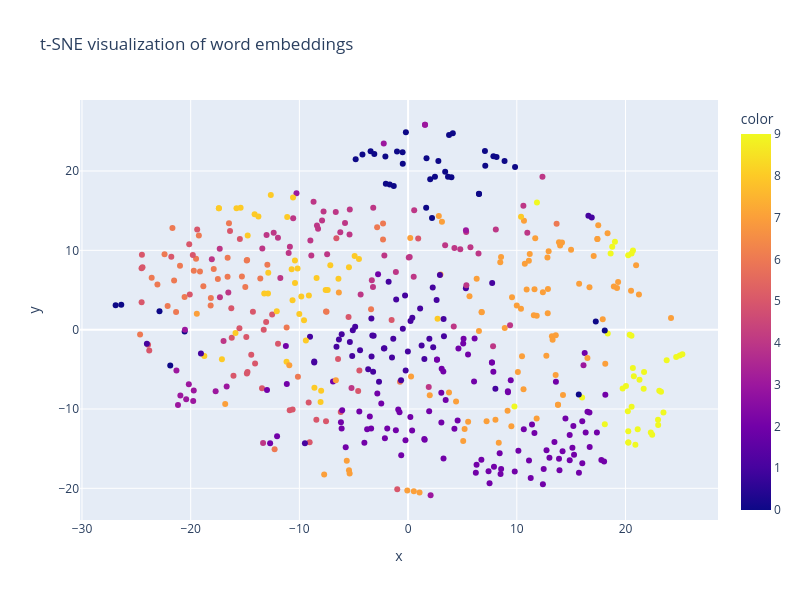

The cell this chart's notebook holds for it:
### Code cell
plot_tsne_embeddings(wv_emb_en[idx], np.array(keys)[idx],sample=False)

### Figure 1 — Plotly figure (JSON) as saved in the notebook; plotly's stock layout.template omitted (floating-point values rounded to 4 significant figures; data arrays with more than 128 entries replaced by an {"elided": "..."} marker saying what was removed)
{"data": [{"hovertemplate": "<b>%{hovertext}</b><br><br>x=%{x}<br>y=%{y}<br>color=%{marker.color}<extra></extra>", "hovertext": {"elided": "500 str values"}, "legendgroup": "", "marker": {"color": {"elided": "500 int values"}, "coloraxis": "coloraxis", "size": 6, "symbol": "circle"}, "mode": "markers", "name": "", "orientation": "v", "showlegend": false, "type": "scatter", "x": {"elided": "500 float values"}, "xaxis": "x", "y": {"elided": "500 float values"}, "yaxis": "y"}], "layout": {"coloraxis": {"colorbar": {"title": {"text": "color"}}, "colorscale": [[0, "#0d0887"], [0.1111, "#46039f"], [0.2222, "#7201a8"], [0.3333, "#9c179e"], [0.4444, "#bd3786"], [0.5556, "#d8576b"], [0.6667, "#ed7953"], [0.7778, "#fb9f3a"], [0.8889, "#fdca26"], [1, "#f0f921"]]}, "height": 600, "legend": {"tracegroupgap": 0}, "title": {"text": "t-SNE visualization of word embeddings"}, "width": 800, "xaxis": {"anchor": "y", "domain": [0, 1], "title": {"text": "x"}}, "yaxis": {"anchor": "x", "domain": [0, 1], "title": {"text": "y"}}}}
